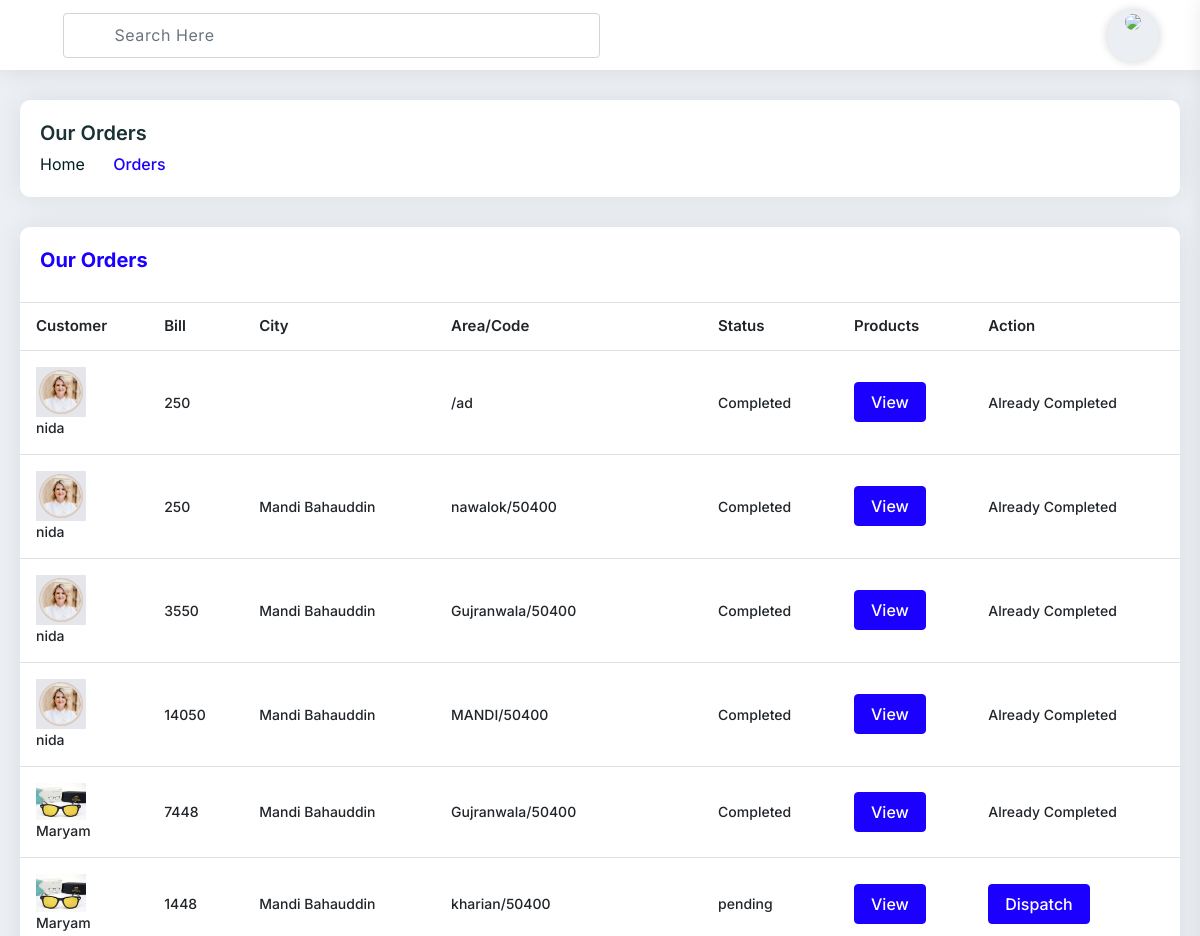
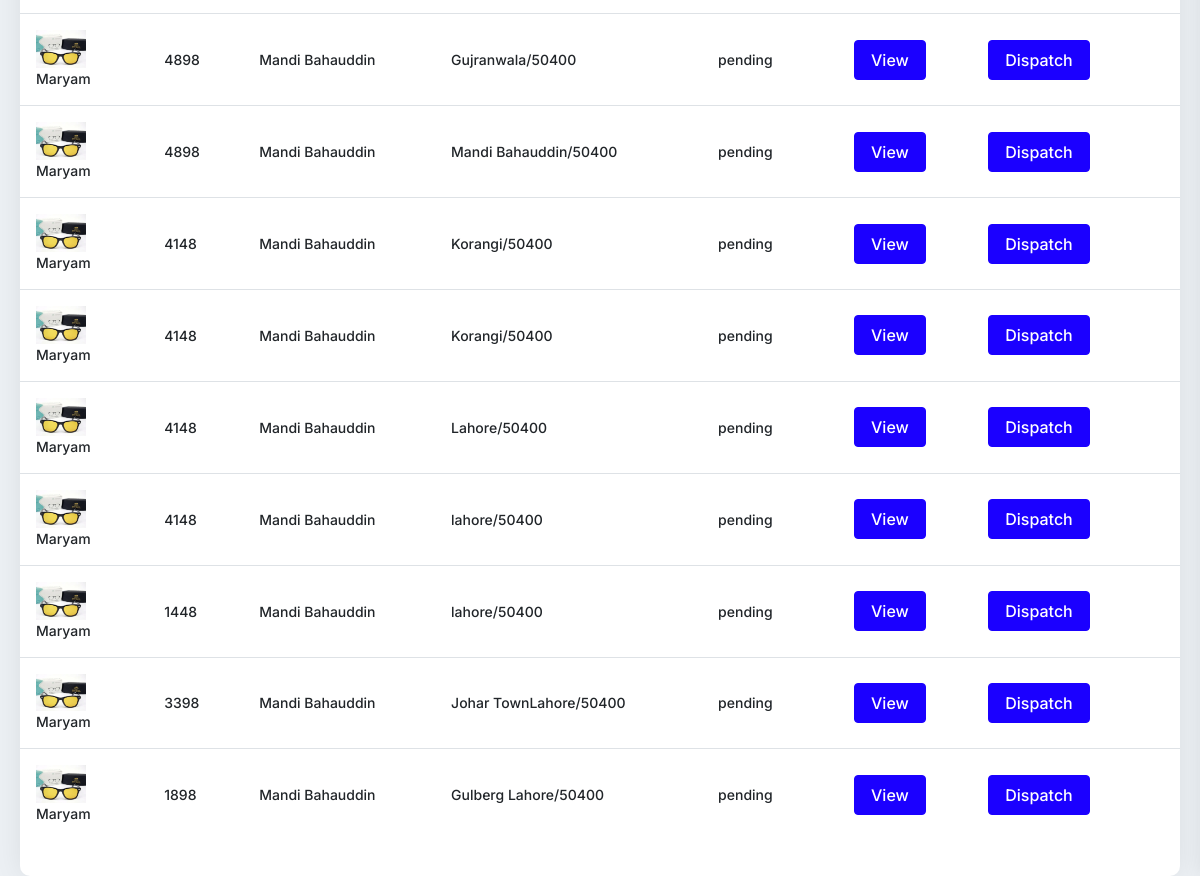
The app's page /dashboardorders/ with its own data (2 pictures, top to bottom).
### clientapp/models.py (models this page shows, shortened)
class Order(models.Model):
    bill=models.IntegerField(default=0)
    fullname=models.CharField(max_length=100)
    phone=models.CharField(max_length=11)
    address=models.CharField(max_length=500)
    city=models.CharField(max_length=50)
    area=models.CharField(max_length=500)
    areacode=models.CharField(max_length=50)
    status=models.CharField(max_length=50)
    customer=models.ForeignKey(User,on_delete=models.CASCADE)

class User(models.Model):
    fullname=models.TextField(max_length=100)
    email=models.EmailField(max_length=100)
    password=models.CharField(max_length=100)
    address=models.CharField(max_length=200)
    image=models.FileField(upload_to="upload/profile",default="abc")
    type=models.CharField(max_length=100 , default="customer")
    status=models.CharField(max_length=100,default="Active")

### AdminApp/views.py (the view)
# urls.py: path('dashboardorders/',dashboardorders,name="dashboardorders"),
def dashboardorders(request):
    orders=Order.objects.all()
    orderitems=OrderItem.objects.all()
    return render(request,"order.html",{"orders":orders,"orderitems":orderitems})

### clientapp/context_processor.py (called while the page is built)
def user_profile_image(request):
    user = None
    if 'id' in request.session:
        try:
            user = User.objects.get(id=request.session['id'])
        except User.DoesNotExist:
            pass
    return {'user': user}

### AdminApp/templates/order.html (shortened to what this page needs)
{% extends "dashboardheader.html" %}
{% load static %}
{% block start %}
<div class="main-container">
    <div class="pd-ltr-20 xs-pd-20-10">
        <div class="min-height-200px">
            <div class="page-header">
                <div class="row">
                    <div class="col-md-6 col-sm-12">
                        <div class="title">
                            <h4>Our Orders</h4>
                        </div>
                        <nav aria-label="breadcrumb" role="navigation">
                            <ol class="breadcrumb">
                                <li class="breadcrumb-item"><a href="/dashboard/">Home</a></li>
                                <li class="breadcrumb-item active" aria-current="page">Orders</li>
                            </ol>
                        </nav>
                    </div>
                </div>
            </div>
            <div class="card-box mb-30">
                <div class="pd-20">
                    <h4 class="text-blue h4">Our Orders</h4>
                </div>
                <div class="pb-20">
                    <table class="table hover multiple-select-row data-table-export nowrap">
                        <thead>
                            <tr>
                                <th class="table-plus datatable-nosort">Customer</th>
                                <th>Bill</th>
                                <th>City</th>
                                <th>Area/Code</th>
                                <th>Status</th>
                                <th>Products</th>
                                <th>Action</th>
                            </tr>
                        </thead>
                        <tbody>
                            {% for item in orders %}
                            <tr>
                                <td class="table-plus">
                                    <img src="{% get_media_prefix %}{{ item.customer.image }}"
                                         alt=""
                                         class="avatar-photo"
                                         width="50px">
                                    <br>
                                    {{ item.customer.fullname }}
                                </td>
                                <td>{{ item.bill }}</td>
                                <td>{{ item.city }}</td>
                                <td>{{ item.area }}/{{ item.areacode }}</td>
                                <td>{{ item.status }}</td>
                                <td>
                                    <button type="button" class="btn btn-primary" data-toggle="modal" data-target="#Update{{ forloop.counter }}">
                                       View
                                    </button>
                                </td>
                                <td>
                                    {% if item.status == "pending" %}
                                        <a href="/change_order_status/{{ item.id }}" class="btn btn-primary">Dispatch</a>
                                    {% elif item.status == "dispatched" %}
                                        <a href="/change_order_status/{{ item.id }}" class="btn btn-primary">Completed</a>
                                    {% else %}
                                        Already {{ item.status }}
                                    {% endif %}
                                </td>
                            </tr>
                            {% endfor %}
                        </tbody>
                    </table>
                </div>
            </div>
        </div>
    </div>
</div>
{% endblock %}

### records on screen
Order: customer.image (picture), customer.fullname "nida", bill "250", areacode "ad", status "Completed"
Order: customer.image (picture), customer.fullname "nida", bill "250", city "Mandi Bahauddin", area "nawalok", areacode "50400", status "Completed"
Order: customer.image (picture), customer.fullname "nida", bill "3550", city "Mandi Bahauddin", area "Gujranwala", areacode "50400", status "Completed"
Order: customer.image (picture), customer.fullname "nida", bill "14050", city "Mandi Bahauddin", area "MANDI", areacode "50400", status "Completed"
Order: customer.image (picture), customer.fullname "Maryam", bill "7448", city "Mandi Bahauddin", area "Gujranwala", areacode "50400", status "Completed"
Order: customer.image (picture), customer.fullname "Maryam", bill "1448", city "Mandi Bahauddin", area "kharian", areacode "50400", status "pending"
Order: customer.image (picture), customer.fullname "Maryam", bill "4898", city "Mandi Bahauddin", area "Gujranwala", areacode "50400", status "pending"
Order: customer.image (picture), customer.fullname "Maryam", bill "4898", city "Mandi Bahauddin", area "Mandi Bahauddin", areacode "50400", status "pending"
Order: customer.image (picture), customer.fullname "Maryam", bill "4148", city "Mandi Bahauddin", area "Korangi", areacode "50400", status "pending"
Order: customer.image (picture), customer.fullname "Maryam", bill "4148", city "Mandi Bahauddin", area "Korangi", areacode "50400", status "pending"
Order: customer.image (picture), customer.fullname "Maryam", bill "4148", city "Mandi Bahauddin", area "Lahore", areacode "50400", status "pending"
Order: customer.image (picture), customer.fullname "Maryam", bill "4148", city "Mandi Bahauddin", area "lahore", areacode "50400", status "pending"
Order: customer.image (picture), customer.fullname "Maryam", bill "1448", city "Mandi Bahauddin", area "lahore", areacode "50400", status "pending"
Order: customer.image (picture), customer.fullname "Maryam", bill "3398", city "Mandi Bahauddin", area "Johar TownLahore", areacode "50400", status "pending"
Order: customer.image (picture), customer.fullname "Maryam", bill "1898", city "Mandi Bahauddin", area "Gulberg Lahore", areacode "50400", status "pending"
